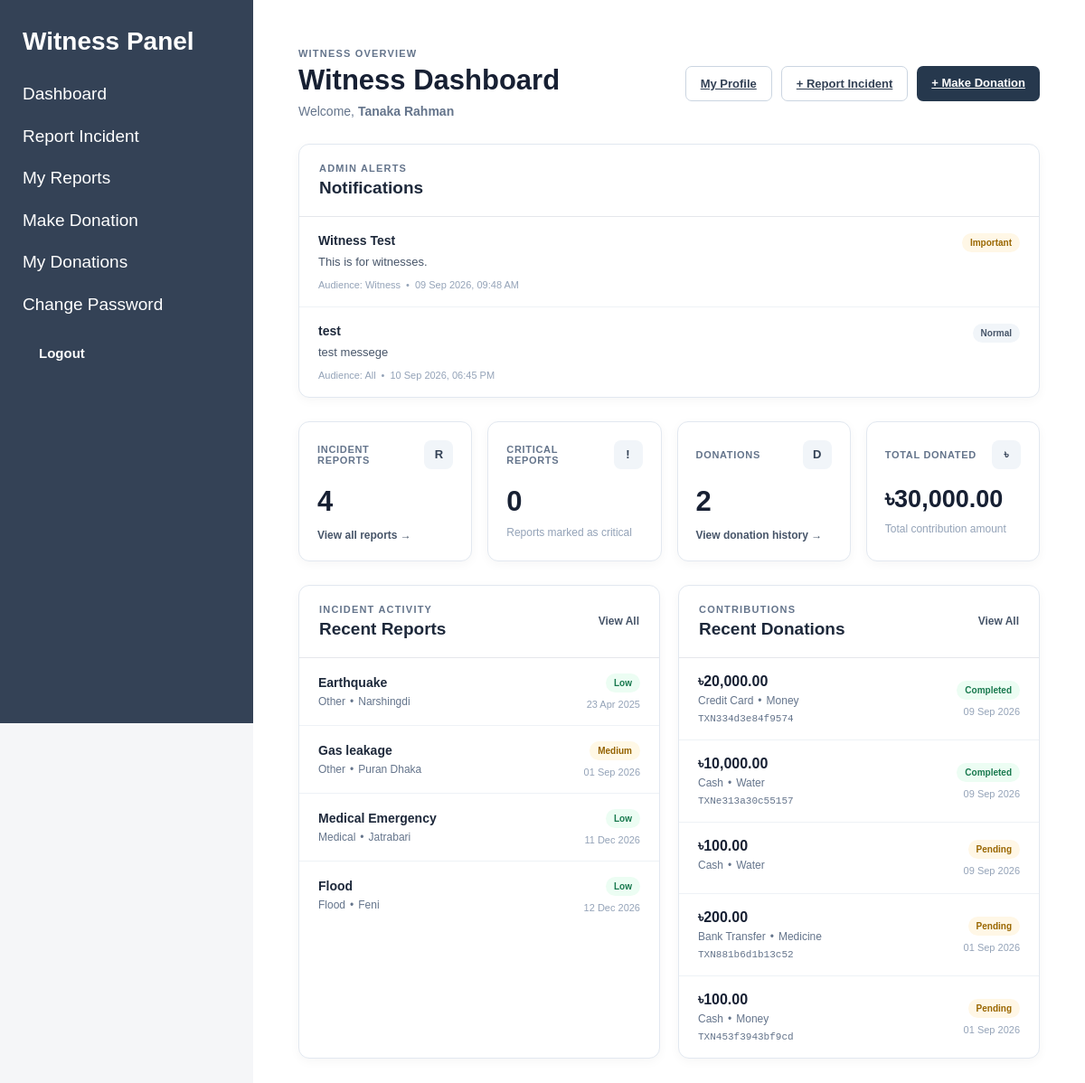
The app's page /index.php?page=witness-dashboard (signed in), older data.
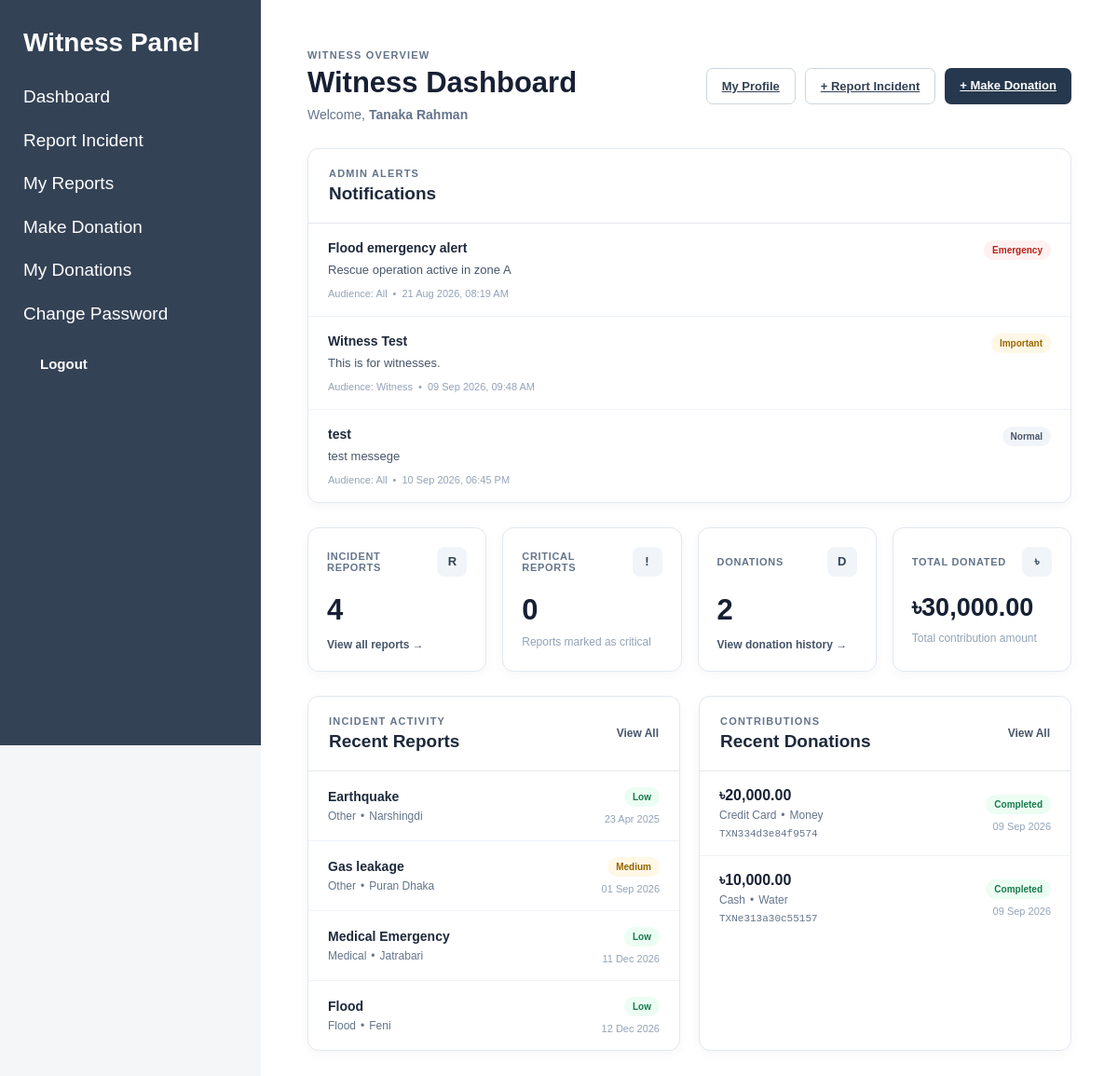
The same page, newer data.
### tables this page shows
CREATE TABLE `notifications` (
  `id` int(11) NOT NULL,
  `created_by` int(11) NOT NULL,
  `title` varchar(150) NOT NULL,
  `message` text NOT NULL,
  `alert_type` enum('normal','important','emergency') NOT NULL DEFAULT 'normal',
  `target_audience` enum('all','volunteer','witness','help_seeker') NOT NULL DEFAULT 'all',
  `status` enum('active','inactive') NOT NULL DEFAULT 'active',
  `created_at` timestamp NOT NULL DEFAULT current_timestamp(),
  `updated_at` timestamp NOT NULL DEFAULT current_timestamp() ON UPDATE current_timestamp()
);

CREATE TABLE `witness_reports` (
  `id` int(11) NOT NULL,
  `witness_id` int(11) NOT NULL,
  `title` varchar(150) NOT NULL,
  `description` text NOT NULL,
  `damage_level` varchar(20) NOT NULL DEFAULT 'low',
  `incident_type` varchar(50) NOT NULL,
  `location` varchar(255) NOT NULL,
  `incident_date` datetime NOT NULL,
  `evidence_file` varchar(255) DEFAULT NULL,
  `status` varchar(30) NOT NULL DEFAULT 'pending',
  `created_at` timestamp NOT NULL DEFAULT current_timestamp(),
  `updated_at` timestamp NOT NULL DEFAULT current_timestamp() ON UPDATE current_timestamp()
);

CREATE TABLE `donations` (
  `id` int(11) NOT NULL,
  `witness_id` int(11) NOT NULL,
  `amount` decimal(10,2) NOT NULL,
  `donation_type` varchar(100) NOT NULL,
  `payment_method` varchar(50) NOT NULL,
  `transaction_id` varchar(100) NOT NULL,
  `message` text DEFAULT NULL,
  `status` enum('pending','completed','cancelled') NOT NULL DEFAULT 'pending',
  `created_at` timestamp NOT NULL DEFAULT current_timestamp()
);

### views/witness/dashboard.php (the view, shortened to what the changed rows need)
<?php require_once "views/partials/header.php"; ?>
<?php require_once "views/partials/sidebar.php"; ?>
<div class="content">
    <div class="witness-dashboard">
        <div class="dashboard-header">
            <div>
                <h1>
                    Witness Dashboard
                </h1>
            </div>
        </div>
        <div class="dashboard-panel notification-panel">
            <div class="panel-header">
                <div>
                    <h2>Notifications</h2>
                </div>
            </div>
            <?php if (empty($dashboardNotifications)): ?>
                <div class="empty-data">
                    <p>No active notifications available.</p>
                </div>
            <?php else: ?>
                <div class="notification-list">
                    <?php foreach ($dashboardNotifications as $notification): ?>
                        <?php
                        $alertType = strtolower(
                            $notification['alert_type']
                            ?? 'normal'
                        );
                        ?>
                        <div class="notification-row notification-<?php echo htmlspecialchars($alertType); ?>">
                            <div class="notification-main">
                                <div class="notification-title">
                                    <?php
                                    echo htmlspecialchars(
                                        $notification['title']
                                        ?? ''
                                    );
                                    ?>
                                </div>
                                <div class="notification-message">
                                    <?php
                                    echo nl2br(
                                        htmlspecialchars(
                                            $notification['message']
                                            ?? ''
                                        )
                                    );
                                    ?>
                                </div>
                                <div class="notification-meta">
                                    Audience:
                                    <?php
                                    echo htmlspecialchars(
                                        ucwords(
                                            str_replace(
                                                '_',
                                                ' ',
                                                $notification['target_audience']
                                                ?? 'all'
                                            )
                                        )
                                    );
                                    ?>
                                    <?php if (!empty($notification['created_at'])): ?>
                                        <span>•</span>
                                        <?php
                                        echo htmlspecialchars(
                                            date(
                                                'd M Y, h:i A',
                                                strtotime(
                                                    $notification['created_at']
                                                )
                                            )
                                        );
                                        ?>
                                    <?php endif; ?>
                                </div>
                            </div>
                            <span class="alert-badge alert-<?php echo htmlspecialchars($alertType); ?>">
                                <?php echo htmlspecialchars(ucfirst($alertType)); ?>
                            </span>
                        </div>
                    <?php endforeach; ?>
                </div>
            <?php endif; ?>
        </div>
        <div class="dashboard-sections">
            <div class="dashboard-panel">
                <div class="panel-header">
                    <div>
                        <h2>
                            Recent Reports
                        </h2>
                    </div>
                </div>
                <?php if (empty($recentReports)): ?>
                    <div class="empty-data">
                        <p>
                            No incident reports yet.
                        </p>
                        <a href="index.php?page=witness-report-create">
                            Report an Incident
                        </a>
                    </div>
                <?php else: ?>
                    <div class="activity-list">
                        <?php foreach ($recentReports as $report): ?>
                            <?php
                            $damage =
                                strtolower(
                                    $report['damage_level']
                                    ?? 'low'
                                );
                            ?>
                            <div class="activity-item">
                                <div class="activity-main">
                                    <div class="activity-title">
                                        <a
                                            href="index.php?page=witness-report-view&id=<?php echo (int)$report['id']; ?>"
                                        >
                                            <?php
                                            echo htmlspecialchars(
                                                $report['title']
                                            );
                                            ?>
                                        </a>
                                    </div>
                                    <div class="activity-meta">
                                        <?php
                                        echo htmlspecialchars(
                                            ucfirst(
                                                $report[
                                                    'incident_type'
                                                ]
                                                ?? ''
                                            )
                                        );
                                        ?>
                                        <?php if (!empty($report['location'])): ?>
                                            <span>•</span>
                                            <?php
                                            echo htmlspecialchars(
                                                $report['location']
                                            );
                                            ?>
                                        <?php endif; ?>
                                    </div>
                                </div>
                                <div class="activity-side">
                                    <span
                                        class="damage-badge damage-<?php echo htmlspecialchars($damage); ?>"
                                    >
                                        <?php
                                        echo htmlspecialchars(
                                            ucfirst($damage)
                                        );
                                        ?>
                                    </span>
                                    <small>
                                        <?php
                                        if (!empty(
                                            $report['incident_date']
                                        )) {
                                            echo htmlspecialchars(
                                                date(
                                                    'd M Y',
                                                    strtotime(
                                                        $report[
                                                            'incident_date'
                                                        ]
                                                    )
                                                )
                                            );
                                        }
                                        ?>
                                    </small>
                                </div>
                            </div>
                        <?php endforeach; ?>
                    </div>
                <?php endif; ?>
            </div>
            <div class="dashboard-panel">
                <div class="panel-header">
                    <div>
                        <h2>
                            Recent Donations
                        </h2>
                    </div>
                </div>
                <?php if (empty($recentDonations)): ?>
                    <div class="empty-data">
                        <p>
                            No donations yet.
                        </p>
                        <a href="index.php?page=donation-create">
                            Make a Donation
                        </a>
                    </div>
                <?php else: ?>
                    <div class="activity-list">
                        <?php foreach ($recentDonations as $donation): ?>
                            <?php
                            $paymentNames = [
                                'card' => 'Credit Card',
                                'bkash' => 'bKash',
                                'nagad' => 'Nagad',
                                'bank' => 'Bank Transfer',
                                'cash' => 'Cash'
                            ];
                            $paymentMethod =
                                $paymentNames[
                                    $donation[
                                        'payment_method'
                                    ]
                                ]
                                ?? ucfirst(
                                    $donation[
                                        'payment_method'
                                    ]
                                    ?? ''
                                );
                            $status =
                                strtolower(
                                    $donation['status']
                                    ?? 'pending'
                                );
                            ?>
                            <div class="activity-item">
                                <div class="activity-main">
                                    <div class="donation-dashboard-amount">
                                        ৳<?php
                                        echo number_format(
                                            (float)$donation[
                                                'amount'
                                            ],
                                            2
                                        );
                                        ?>
                                    </div>
                                    <div class="activity-meta">
                                        <?php
                                        echo htmlspecialchars(
                                            $paymentMethod
                                        );
                                        ?>
                                        <span>•</span>
                                        <?php
                                        echo htmlspecialchars(
                                            ucfirst(
                                                $donation[
                                                    'donation_type'
                                                ]
                                            )
                                        );
                                        ?>
                                    </div>
                                    <div class="transaction-small">
                                        <?php
                                        echo htmlspecialchars(
                                            $donation[
                                                'transaction_id'
                                            ]
                                            ?? ''
                                        );
                                        ?>
                                    </div>
                                </div>
                                <div class="activity-side">
                                    <span
                                        class="donation-status status-<?php echo htmlspecialchars($status); ?>"
                                    >
                                        <?php
                                        echo htmlspecialchars(
                                            ucfirst($status)
                                        );
                                        ?>
                                    </span>
                                    <small>
                                        <?php
                                        if (!empty(
                                            $donation['created_at']
                                        )) {
                                            echo htmlspecialchars(
                                                date(
                                                    'd M Y',
                                                    strtotime(
                                                        $donation[
                                                            'created_at'
                                                        ]
                                                    )
                                                )
                                            );
                                        }
                                        ?>
                                    </small>
                                </div>
                            </div>
                        <?php endforeach; ?>
                    </div>
                <?php endif; ?>
            </div>
        </div>
    </div>
</div>
<?php require_once "views/partials/footer.php"; ?>

Row changes from the older to the newer data that the page shows:
removed donations: amount "100.00", payment_method "Cash", donation_type "Water", status "Pending", created_at "09 Sep 2026"
removed donations: amount "200.00", payment_method "Bank Transfer", donation_type "Medicine", transaction "TXN881b6d1b13c52", status "Pending", created_at "01 Sep 2026"
removed donations: amount "100.00", payment_method "Cash", donation_type "Money", transaction "TXN453f3943bf9cd", status "Pending", created_at "01 Sep 2026"
now on this page (row edited): notifications: title "Flood emergency alert", message "Rescue operation active in zone A", target_audience "All", created_at "21 Aug 2026, 08:19 AM", alert_type "Emergency"
